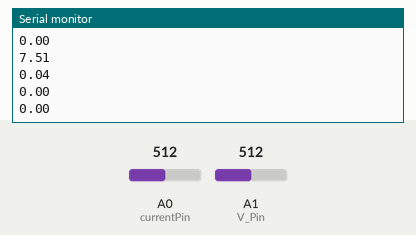
The sketch below on a simulated Arduino Uno, built with avr-gcc and run on an emulated ATmega328P. Shown: the last lines printed to the serial monitor. Inputs (shaded band) come from the test bench; at power-on: A0 (currentPin) = 512, A1 (V_Pin) = 512. No radio packets arrive unless stated.

Above: at 1.2 s.
1.3 s: A0 (currentPin) set to 716
At 2.2 s:
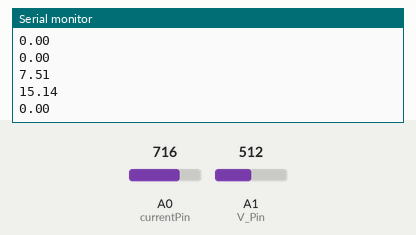
2.8 s: A1 (V_Pin) set to 716
At 3.4 s:
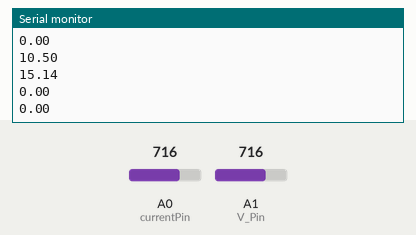
4.3 s: A0 (currentPin) set to 900
At 5.3 s:
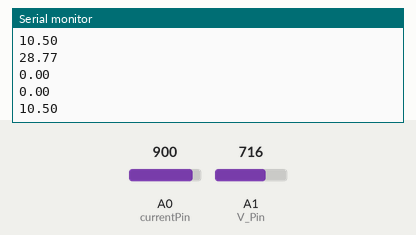
5.8 s: A1 (V_Pin) set to 900
At 6.8 s:
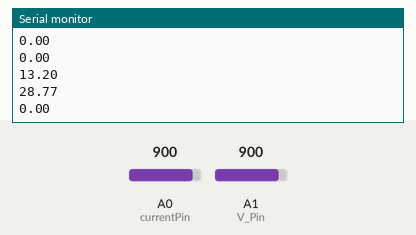
Timing chart, 0 to 8.3 s (numbered marks = the images above; inputs shaded):
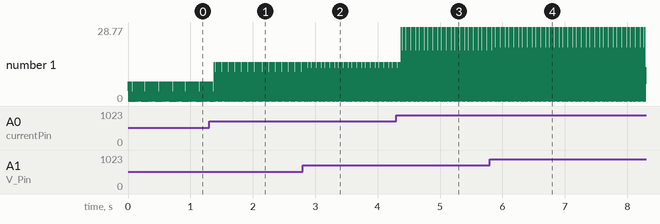

Measured:
- after the input at 1.3 s, the serial monitor: prints a new line after 0.09 s (image 1)
- after the input at 2.8 s, the serial monitor: prints a new line after 0.06 s (image 2)
- after the input at 4.3 s, the serial monitor: prints a new line after 0.08 s (image 3)
- after the input at 5.8 s, the serial monitor: prints a new line after 0.06 s (image 4)
- plotted number 1: 0 → 10.5 after the input at 2.8 s, 0 → 13.2 after the input at 5.8 s

The sketch:

AKB_no_temp.ino
```cpp
// NRF24L01+ PA/LNA https://microkontroller.ru/arduino-projects/kak-rabotaet-modul-nrf24l01-i-kak-ego-podklyuchit-k-arduino/?ysclid=m4thxl154l853962068
#include <SPI.h>                                          // Подключаем библиотеку для работы с шиной SPI
#include <nRF24L01.h>                                     // Подключаем файл настроек из библиотеки RF24
#include <RF24.h>                                         // Подключаем библиотеку для работы с nRF24L01+

RF24           radio(9, 10);                              // Создаём объект radio для работы с библиотекой RF24, указывая номера выводов nRF24L01+ (CE, CSN)

// //T
// #include <Wire.h>
// #include "Adafruit_MCP9808.h"

// // Create the MCP9808 temperature sensor objects
// Adafruit_MCP9808 tempsensor = Adafruit_MCP9808();
// Adafruit_MCP9808 tempsensor_2 = Adafruit_MCP9808();

const int V_Pin = A1;     // voltage pin
double V = 0; // voltage value

const int currentPin = A0; // current pin
double I = 0; // current value
double sensitivity = 66; // for 30 A


double data[4];

void setup() {
  Serial.begin(9600);

  // NRF24L01+ PA/LNA
  radio.begin();                                        // Инициируем работу nRF24L01+
    radio.setChannel(126);                                  // Указываем канал передачи данных (от 0 до 127), 5 - значит передача данных осуществляется на частоте 2,405 ГГц (на одном канале может быть только 1 приёмник и до 6 передатчиков)
    radio.setDataRate     (RF24_250KBPS);                   // Указываем скорость передачи данных (RF24_250KBPS, RF24_1MBPS, RF24_2MBPS), RF24_1MBPS - 1Мбит/сек
    radio.setPALevel      (RF24_PA_MAX);                 // Указываем мощность передатчика (RF24_PA_MIN=-18dBm, RF24_PA_LOW=-12dBm, RF24_PA_HIGH=-6dBm, RF24_PA_MAX=0dBm)
    radio.openWritingPipe (0x1234567890LL);               // Открываем трубу с идентификатором 0x1234567890 для передачи данных (на одном канале может быть открыто до 6 разных труб, которые должны отличаться только последним байтом идентификатора)
    pinMode(2, INPUT);


  // // T
  //  if (!tempsensor.begin(0x18)) {
  // Serial.println("Couldn't find MCP9808! Check your connections and verify the address is correct. 1");
  // while (1);
  // }
  // if (!tempsensor_2.begin(0x19)) {
  // Serial.println("Couldn't find MCP9808! Check your connections and verify the address is correct. 2");
  // while (1);
  // }

  //  Serial.println("Found MCP9808!");

  // tempsensor.setResolution(3);
  // tempsensor_2.setResolution(3); // sets the resolution mode of reading, the modes are defined in the table bellow:
  // // Mode Resolution SampleTime
  // //  0    0.5°C       30 ms
  // //  1    0.25°C      65 ms
  // //  2    0.125°C     130 ms
  // //  3    0.0625°C    250 ms


}

void loop() {
  // tempsensor.wake();   // wake up, ready to read!
  // tempsensor_2.wake();

  // // Read and print out the temperature, also shows the resolution mode used for reading.
  // // Serial.print("Resolution in mode: ");
  // // Serial.println (tempsensor.getResolution());
  // double T1 = tempsensor.readTempC();

  // //   Serial.print("2 Resolution in mode: ");
  // // Serial.println (tempsensor_2.getResolution());
  // double T2 = tempsensor_2.readTempC();

  // delay(20);
  // tempsensor.shutdown_wake(1); // shutdown MSP9808 - power consumption ~0.1 mikro Ampere, stops temperature sampling
  // tempsensor_2.shutdown_wake(1);
  // delay(20);

  V = analogRead(V_Pin)* (5.0 / 1023.0)*3.0;     // read voltage

  I = (analogRead(currentPin) * (5.0 / 1023.0)-2.5)/sensitivity*1000;

  data[0] = V;
  data[1] = I;
  data[2] = 0;
  data[3] = 0;

  for (int i = 0; i < 4; i ++) Serial.println(data[i]);

  // antenna
  radio.write(&data ,sizeof(data));
  delay(10);
}
```
